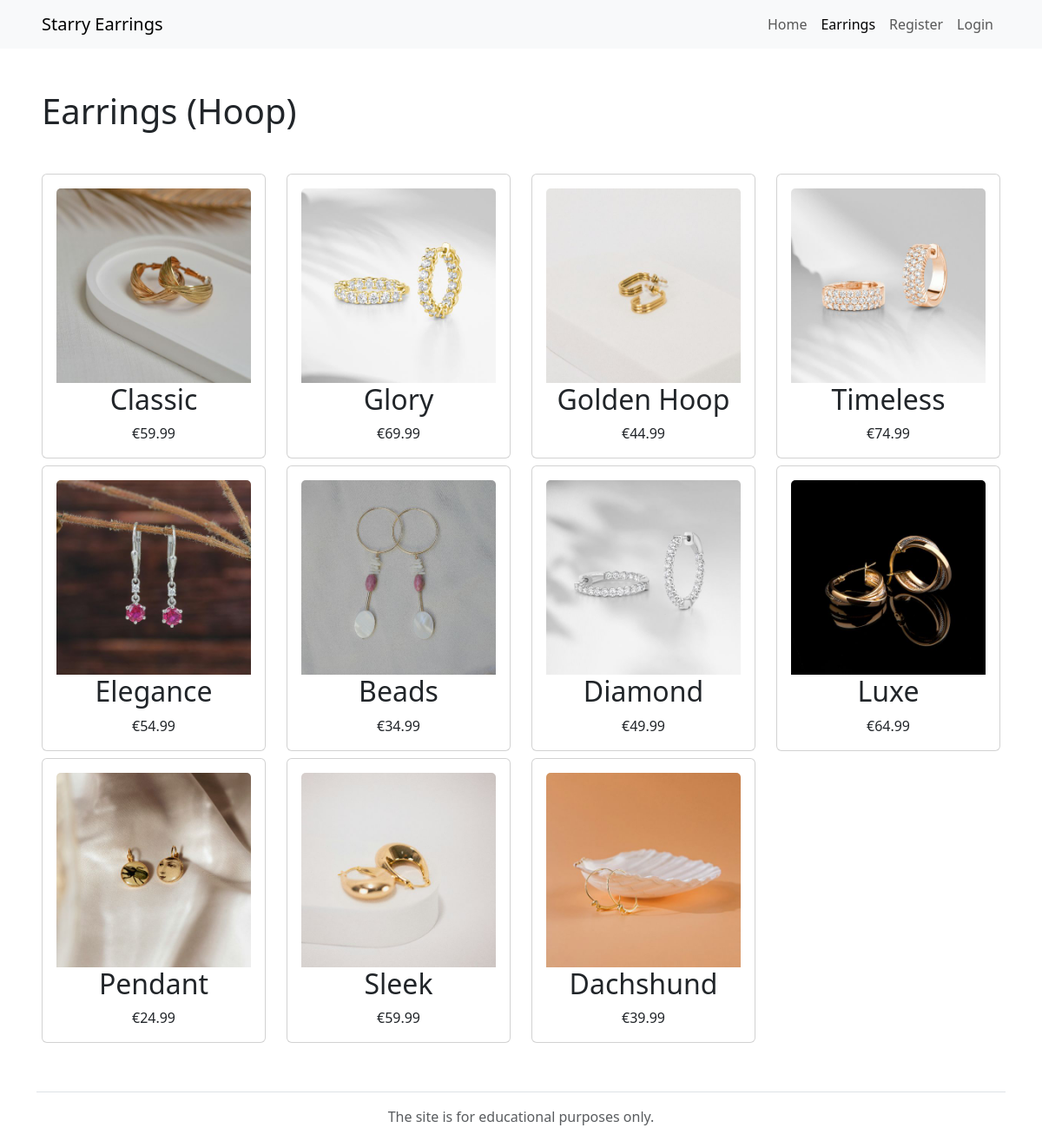
The app's page /earrings.php?category=hoop with its own data.
### tables this page shows
CREATE TABLE IF NOT EXISTS `products` (
  `id` int unsigned NOT NULL AUTO_INCREMENT,
  `name` varchar(30) NOT NULL,
  `category` varchar(10) NOT NULL,
  `price` decimal(10,2) NOT NULL,
  `description` varchar(255) NOT NULL,
  `stock` int NOT NULL DEFAULT '0',
  `image` varchar(255) DEFAULT NULL,
  PRIMARY KEY (`id`)
);

### lib/functions.php (called while the page is built, shortened)
<?php
function get_earrings($category) {
    require_once "../src/DBconnect.php";
    $query = "SELECT * FROM products WHERE stock > 0";
    if ($category == "stud" || $category == "drop" || $category == "hoop" || $category == "clip") {
        $query .= " AND category = '$category'";
    }
    $statement = $connection->prepare($query);
    $statement->execute();
    $result = $statement->fetchAll();
    return $result;
}

### public/earrings.php (the view, shortened to what this page needs)
<?php
    require "../lib/functions.php";
    require_once "../templates/header.php";
    $category = null;
    if (isset($_GET['category'])) {
        $category = $_GET['category'];
    }
    $earrings = get_earrings($category);
    if ($category == "stud" || $category == "drop" || $category == "hoop" || $category == "clip") {
        $heading = "Earrings (" . ucfirst($category) . ")";
    } else {
        $heading = "Earrings (All)";
    }
?>
</head>
<body class="d-flex flex-column vh-100">
    <header>
        <nav class="navbar navbar-expand-sm navbar-light bg-light justify-content-between m-0 px-5 py-2">
            <a class="navbar-brand" href="index.php">Starry Earrings</a>
            <ul class="navbar-nav">
                <li class="nav-item">
                    <a class="nav-link" href="index.php">Home</a>
                </li>
                <li class="nav-item">
                    <a class="nav-link active" href="earrings.php">Earrings</a>
                </li>
                    <?php
                    if ($_SESSION && $_SESSION["active"] == true) {
                        echo "
                            <li class=\"nav-item\">
                                <a class=\"nav-link\" href=\"cart.php\">Cart</a>
                            </li>
                            <li class=\"nav-item\">
                                <a class=\"nav-link\" href=\"profile.php?id={$_SESSION['user_id']}\">Profile</a>
                            </li>
                            <li class=\"nav-item\">
                                <form action='logout.php' method='post'>
                                    <button type='submit' class=\"nav-link\">Logout</button>
                                </form>
                            </li>
                        ";
                    } else {
                        echo "
                            <li class=\"nav-item\">
                                <a class=\"nav-link\" href=\"register.php\">Register</a>
                            </li>
                            <li class=\"nav-item\">
                                <a class=\"nav-link\" href=\"login.php\">Login</a>
                            </li>
                        ";
                    }
                    ?>
            </ul>
        </nav>
    </header>
    <main>
        <section class="p-5">
            <h1 class="mb-5"><?php echo $heading ?></h1>
            <div class="row">
                <?php foreach ($earrings as $earring) { ?>
                <div class="col-sm-4 col-md-3">
                    <div class="card text-center mb-2">
                        <div class="card-body">
                            <a href="earring_details.php?id=<?php echo $earring['id']?>" class="text-decoration-none text-dark">
                                <img class="card-img-top" src="<?php echo $earring['image']; ?>" alt="A pair of earrings">
                            </a>
                            <h2 class="card-title">
                                <a href="earring_details.php?id=<?php echo $earring['id']?>" class="text-decoration-none text-dark">
                                    <?php echo $earring['name'] ?>
                                </a>
                            </h2>
                            <p class="card-text">
                                <a href="earring_details.php?id=<?php echo $earring['id']?>" class="text-decoration-none text-dark">
                                    <?php echo "€" . $earring['price'] ?>
                                </a>
                            </p>
                        </div>
                    </div>
                </div>
                <?php } ?>
            </div>
        </section>
    </main>
<?php require_once "../templates/footer.php"; ?>

### records on screen
products: image (picture), name "Classic", price "59.99"
products: image (picture), name "Glory", price "69.99"
products: image (picture), name "Golden Hoop", price "44.99"
products: image (picture), name "Timeless", price "74.99"
products: image (picture), name "Elegance", price "54.99"
products: image (picture), name "Beads", price "34.99"
products: image (picture), name "Diamond", price "49.99"
products: image (picture), name "Luxe", price "64.99"
products: image (picture), name "Pendant", price "24.99"
products: image (picture), name "Sleek", price "59.99"
products: image (picture), name "Dachshund", price "39.99"

### other values on screen
$heading "Earrings (Hoop)"
